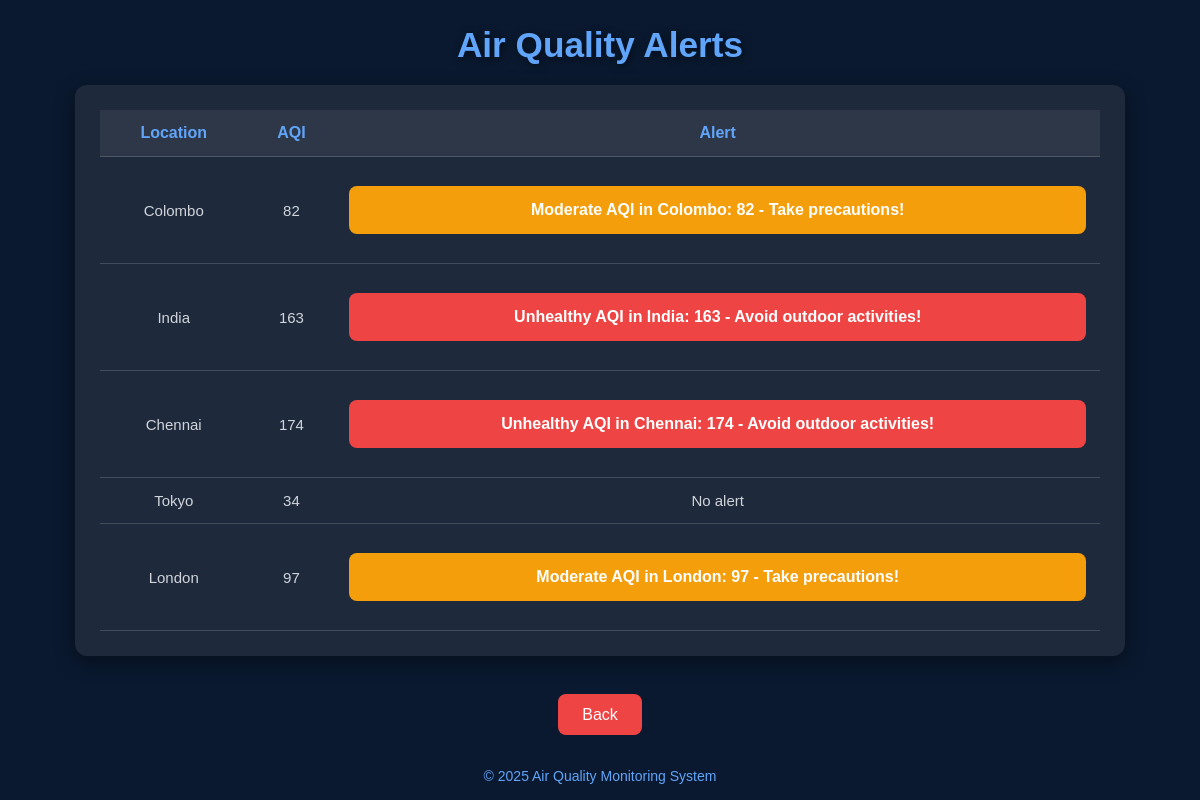
Screenshot of /alerts.php with the database file from the repository.
### tables this page shows
CREATE TABLE `sensors` (
  `id` int(11) NOT NULL,
  `location_name` varchar(50) DEFAULT NULL,
  `latitude` decimal(10,6) DEFAULT NULL,
  `longitude` decimal(10,6) DEFAULT NULL,
  `aqi` int(11) DEFAULT NULL,
  `pm25` float DEFAULT NULL,
  `pm10` float DEFAULT NULL,
  `co` float DEFAULT NULL,
  `no2` float DEFAULT NULL,
  `so2` float DEFAULT NULL,
  `o3` float DEFAULT NULL,
  `temperature` float DEFAULT NULL,
  `humidity` float DEFAULT NULL,
  `status` varchar(10) DEFAULT 'active',
  `last_updated` datetime DEFAULT current_timestamp() ON UPDATE current_timestamp()
);

### alerts.php (the view, shortened to what this page needs)
<?php
include "db_connect.php";
$sql = "SELECT location_name, aqi FROM sensors WHERE status = 'active'";
$result = $conn->query($sql);
if ($result->num_rows > 0) {
    function checkForAlerts($aqi, $location) {
        if ($aqi <= 50) {
            return null;
        } else if ($aqi <= 100) {
            return "Moderate AQI in $location: $aqi - Take precautions!";
        } else if ($aqi <= 150) {
            return "Unhealthy for Sensitive People in $location: $aqi - Stay cautious!";
        } else {
            return "Unhealthy AQI in $location: $aqi - Avoid outdoor activities!";
        }
    }
    $locations = [];
    while ($row = $result->fetch_assoc()) {
        $alert = checkForAlerts($row['aqi'], $row['location_name']);
        $locations[] = [
            'location' => $row['location_name'],
            'aqi' => $row['aqi'],
            'alert' => $alert
        ];
    }
} else {
    $error_message = "No active air quality data found.";
    $locations = [];
}
?>
<!DOCTYPE html>
<html lang="en">
<head>
</head>
<body>
    <h1>Air Quality Alerts</h1>
    <div class="alert-container">
        <?php if (isset($error_message)): ?>
            <div class="alert"><?php echo $error_message; ?></div>
        <?php elseif (count($locations) > 0): ?>
            <table>
                <thead>
                    <tr>
                        <th>Location</th>
                        <th>AQI</th>
                        <th>Alert</th>
                    </tr>
                </thead>
                <tbody>
                    <?php foreach ($locations as $location): ?>
                        <tr>
                            <td><?php echo $location['location']; ?></td>
                            <td><?php echo $location['aqi']; ?></td>
                            <td>
                                <?php if ($location['alert']): ?>
                                    <div class="alert <?php echo strpos($location['alert'], 'Moderate') !== false ? 'moderate' : (strpos($location['alert'], 'Sensitive') !== false ? 'unhealthy-sensitive' : 'unhealthy'); ?>">
                                        <?php echo $location['alert']; ?>
                                    </div>
                                <?php else: ?>
                                    No alert
                                <?php endif; ?>
                            </td>
                        </tr>
                    <?php endforeach; ?>
                </tbody>
            </table>
        <?php else: ?>
            <div class="alert">No alerts at the moment. Air quality is good!</div>
        <?php endif; ?>
    </div>
    <div class="back-button">
        <a href="Home.html">Back</a>
    </div>
    <div class="footer">
        <p>&copy; 2025 Air Quality Monitoring System</p>
    </div>
</body>
</html>

### alerts.php (style rules this page uses)
body { font-family: Arial, sans-serif; background-color: #0a192f; color: #d1d5db; margin: 0; padding: 0; display: flex; flex-direction: column; align-items: center; justify-content: center; min-height: 100vh; text-align: center; }
h1 { font-size: 2.2rem; color: #60a5fa; margin-bottom: 20px; text-shadow: 2px 2px 8px rgba(0, 0, 0, 0.5); }
.alert-container { width: 85%; max-width: 1000px; background-color: #1e293b; padding: 25px; border-radius: 12px; box-shadow: 0 6px 20px rgba(0, 0, 0, 0.4); margin-bottom: 30px; }
table { width: 100%; border-collapse: collapse; }
th, td { padding: 14px; text-align: center; border-bottom: 1px solid rgba(209, 213, 219, 0.2); }
th { background-color: #2d3748; color: #60a5fa; font-size: 16px; }
td { font-size: 15px; color: #d1d5db; }
.alert { padding: 15px; margin: 15px 0; border-radius: 8px; font-size: 16px; font-weight: bold; color: white; }
.alert.moderate { background-color: #f59e0b; }
.alert.unhealthy { background-color: #ef4444; }
.back-button { margin-top: 20px; }
.back-button a { background-color: #ef4444; color: white; padding: 12px 24px; border-radius: 8px; font-size: 16px; text-decoration: none; transition: background-color 0.3s ease; }
.footer { margin-top: 30px; font-size: 14px; color: #60a5fa; }

### rows the page displays
sensors: location_name "Colombo", aqi "82", alert "Moderate AQI in Colombo: 82 - Take precautions!"
sensors: location_name "India", aqi "163", alert "Unhealthy AQI in India: 163 - Avoid outdoor activities!"
sensors: location_name "Chennai", aqi "174", alert "Unhealthy AQI in Chennai: 174 - Avoid outdoor activities!"
sensors: location_name "Tokyo", aqi "34", shows "No alert"
sensors: location_name "London", aqi "97", alert "Moderate AQI in London: 97 - Take precautions!"
